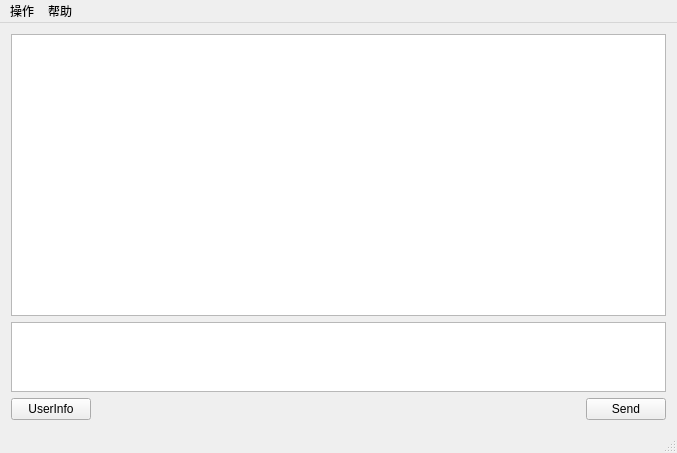
<?xml version="1.0" encoding="UTF-8"?>
<ui version="4.0">
 <class>MainWindow</class>
 <widget class="QMainWindow" name="MainWindow">
  <property name="geometry">
   <rect>
    <x>0</x>
    <y>0</y>
    <width>677</width>
    <height>453</height>
   </rect>
  </property>
  <property name="windowTitle">
   <string>MainWindow</string>
  </property>
  <widget class="QWidget" name="centralWidget">
   <property name="sizePolicy">
    <sizepolicy hsizetype="Preferred" vsizetype="Preferred">
     <horstretch>0</horstretch>
     <verstretch>1</verstretch>
    </sizepolicy>
   </property>
   <layout class="QHBoxLayout" name="horizontalLayout_2">
    <item>
     <layout class="QVBoxLayout" name="verticalLayout_2">
      <item>
       <layout class="QVBoxLayout" name="verticalLayout">
        <item>
         <widget class="QTextEdit" name="textEdit">
          <property name="sizePolicy">
           <sizepolicy hsizetype="Expanding" vsizetype="Preferred">
            <horstretch>0</horstretch>
            <verstretch>4</verstretch>
           </sizepolicy>
          </property>
         </widget>
        </item>
        <item>
         <widget class="QTextEdit" name="textEdit_2">
          <property name="sizePolicy">
           <sizepolicy hsizetype="Expanding" vsizetype="Preferred">
            <horstretch>0</horstretch>
            <verstretch>1</verstretch>
           </sizepolicy>
          </property>
         </widget>
        </item>
       </layout>
      </item>
      <item>
       <layout class="QHBoxLayout" name="horizontalLayout">
        <item>
         <widget class="QPushButton" name="pushButton_2">
          <property name="text">
           <string>UserInfo</string>
          </property>
         </widget>
        </item>
        <item>
         <spacer name="horizontalSpacer">
          <property name="orientation">
           <enum>Qt::Horizontal</enum>
          </property>
          <property name="sizeHint" stdset="0">
           <size>
            <width>40</width>
            <height>20</height>
           </size>
          </property>
         </spacer>
        </item>
        <item>
         <widget class="QPushButton" name="pushButton">
          <property name="sizePolicy">
           <sizepolicy hsizetype="Minimum" vsizetype="Fixed">
            <horstretch>0</horstretch>
            <verstretch>1</verstretch>
           </sizepolicy>
          </property>
          <property name="text">
           <string>Send</string>
          </property>
          <property name="shortcut">
           <string>Return</string>
          </property>
         </widget>
        </item>
       </layout>
      </item>
     </layout>
    </item>
   </layout>
  </widget>
  <widget class="QMenuBar" name="menuBar">
   <property name="geometry">
    <rect>
     <x>0</x>
     <y>0</y>
     <width>677</width>
     <height>28</height>
    </rect>
   </property>
   <widget class="QMenu" name="menu">
    <property name="title">
     <string>操作</string>
    </property>
    <addaction name="action"/>
    <addaction name="action_2"/>
   </widget>
   <widget class="QMenu" name="menu_2">
    <property name="title">
     <string>帮助</string>
    </property>
    <addaction name="action_3"/>
   </widget>
   <addaction name="menu"/>
   <addaction name="menu_2"/>
  </widget>
  <widget class="QStatusBar" name="statusBar"/>
  <action name="action">
   <property name="text">
    <string>连接</string>
   </property>
  </action>
  <action name="action_2">
   <property name="text">
    <string>关闭</string>
   </property>
  </action>
  <action name="action_3">
   <property name="text">
    <string>关于</string>
   </property>
  </action>
 </widget>
 <layoutdefault spacing="6" margin="11"/>
 <resources/>
 <connections/>
</ui>
